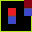

Below is a game level as drawn by its tile map, then a one-line description and the .tmx file that defines it, in full:
An orthogonal 4x4 tile map with 8x8 px tiles, 1 tile layer (Tiles), 2 tilesets.

<map version="1.0" orientation="orthogonal" width="4" height="4" tilewidth="8" tileheight="8">
 <tileset firstgid="1" name="testTileSet" tilewidth="8" tileheight="8">
  <image source="../Recess_Race_0_2/Assets/Recess Root/Resources/tileSets/testTileSet.png" width="112" height="168" />
 </tileset>
 <tileset firstgid="295" name="Robert" tilewidth="8" tileheight="8">
  <image source="../Recess_Race_0_2/Assets/Recess Root/Resources/tileSets/Colors.jpeg" width="32" height="16" />
 </tileset>
 <layer name="Tiles" width="4" height="4">
  <data encoding="csv">
44,45,45,295,
58,296,59,301,
58,301,59,60,
72,73,73,74
</data>
 </layer>
 <objectgroup color="#a4170c" name="Waypoints" width="4" height="4" />
</map>
